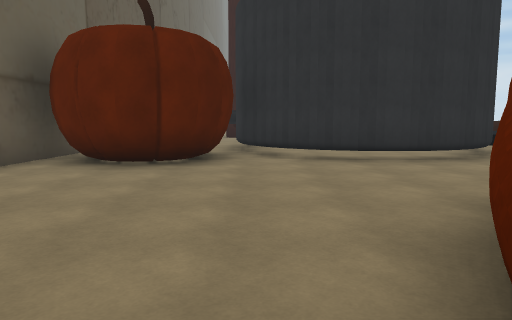
view 1 (above)

24 first-person views from a walk through a Unity game level. The camera is 1.4 m above the floor, tilts 6° down and sees 70° across. The floor is counted in squares, 2 m on a side. Each view is taken from the middle of a square. On the plan, view 1 faces up. The plan holds only what a view shows up to about 11 squares ahead; the rest is blank. The place goes on beyond the plan. The player is left out. Some surface patterns are stand-ins.

view 2
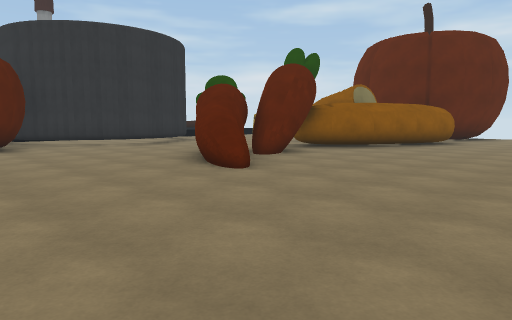

view 3
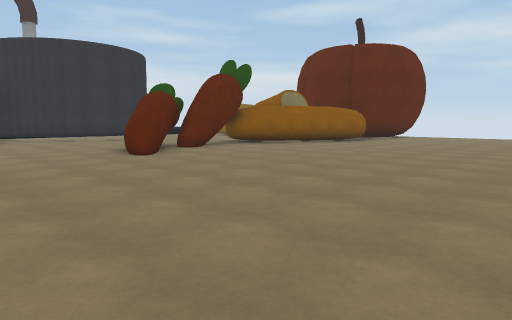

view 4
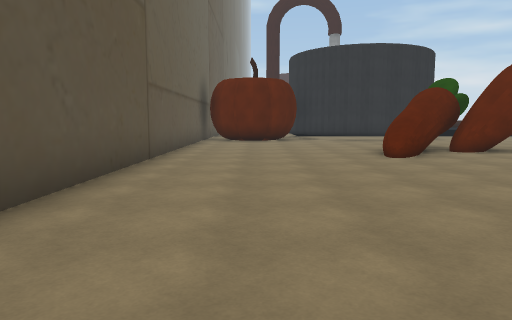

view 5
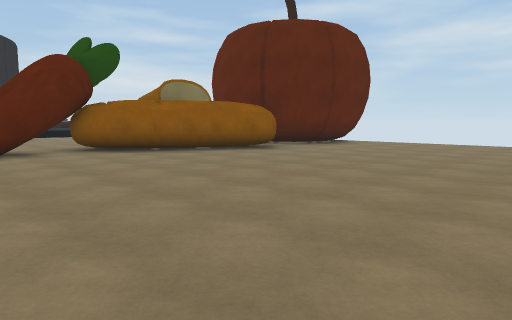

view 6
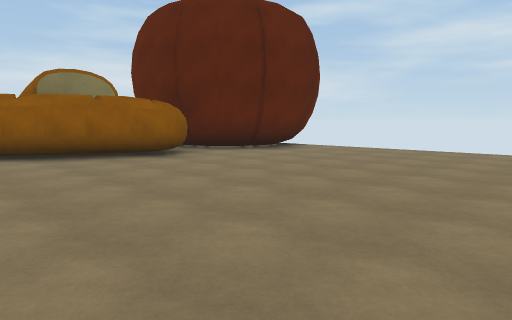

view 7
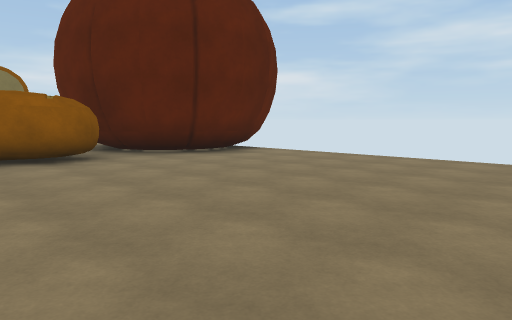

view 8
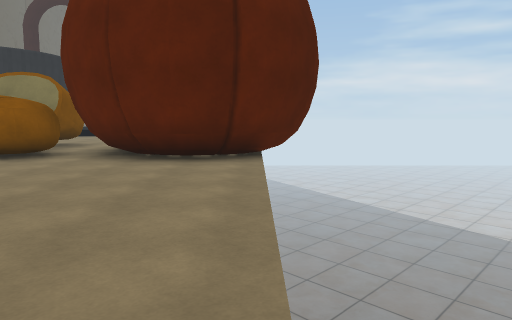

view 9
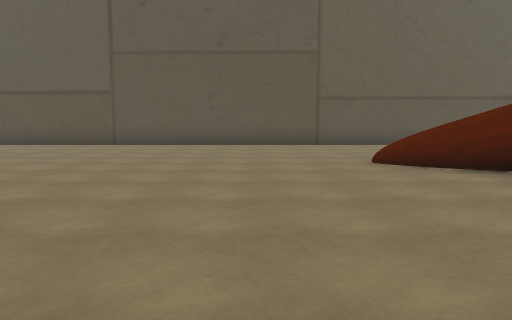

view 10
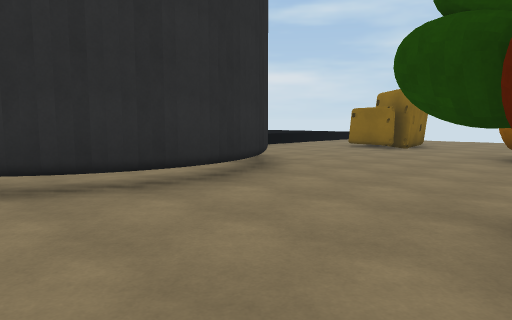

view 11
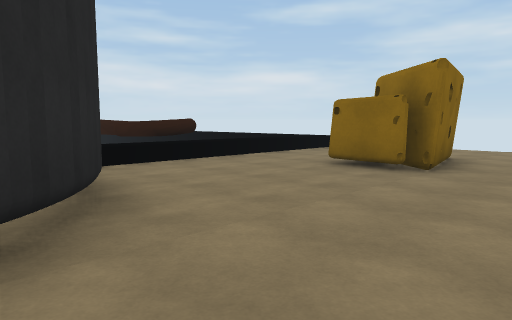

view 12
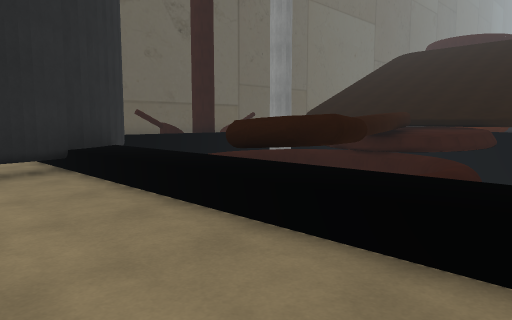

view 13
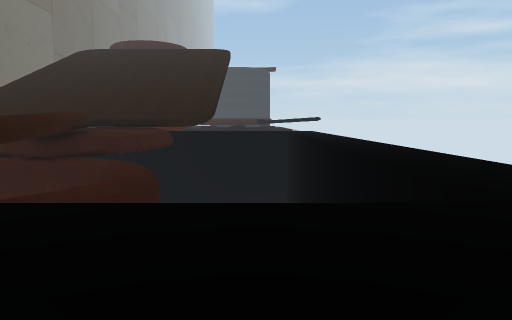

view 14
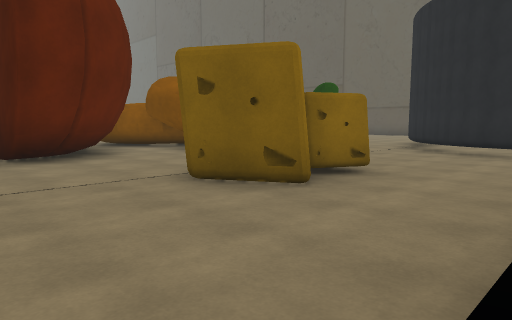

view 15
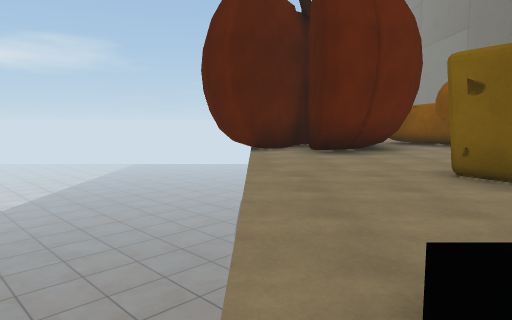

view 16
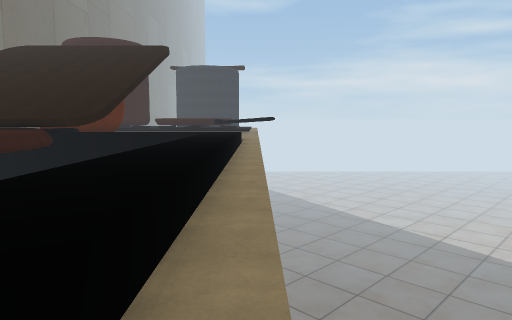

view 17
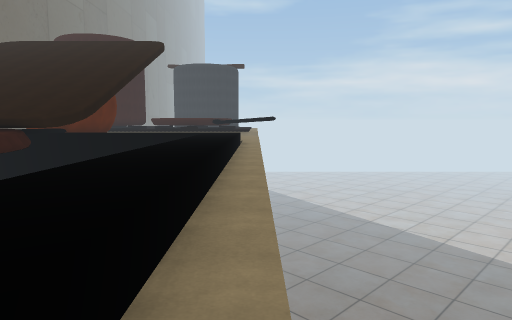

view 18
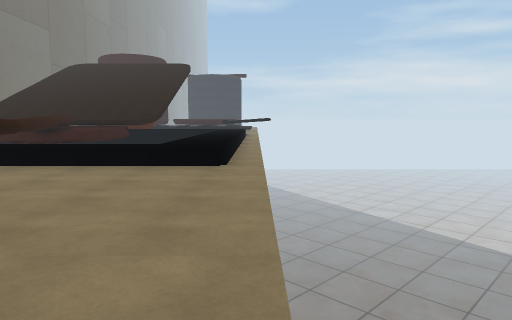

view 19
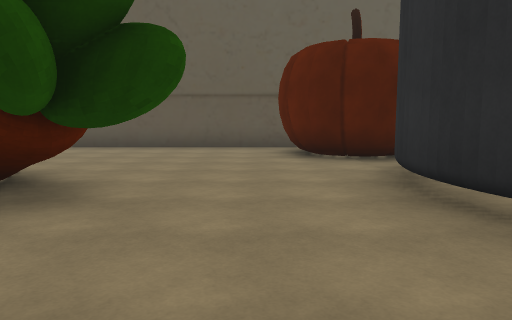

view 20
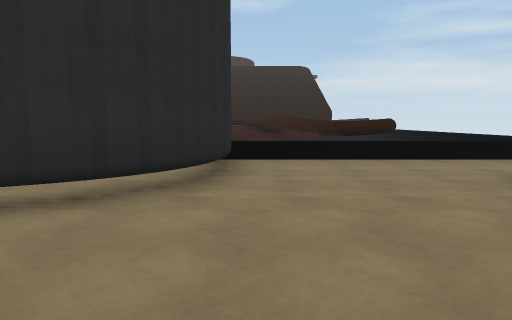

view 21
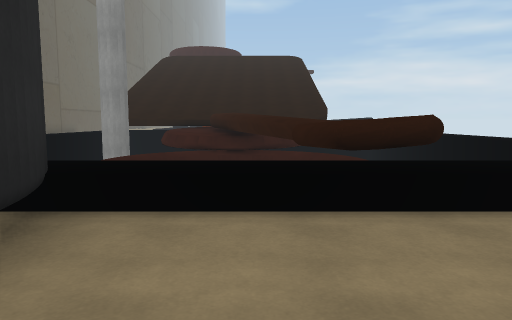

view 22
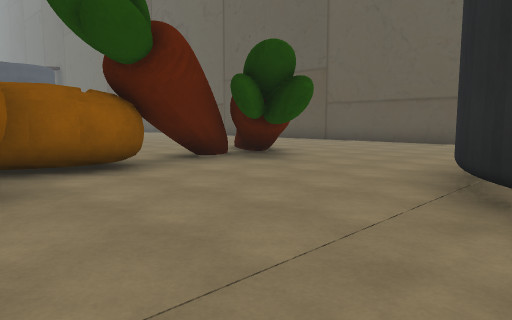

view 23
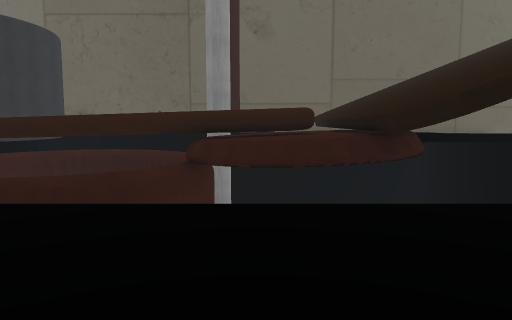

view 24
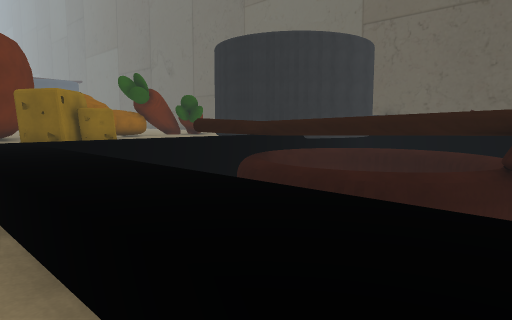

### Floor plan
Key: @ floor where view 1 was taken; # wall or solid block; . floor; = window, fence, low wall or low ledge; ^ raised ledge; v drop or lower ground; T thing the floor can be seen under or through; O other object.
Columns run from 4 left of view 1 to 15 right of it. Each row starts with its distance up from view 1.
 23           ^v     ^.
 22           ####v  ^.
 21        ###^^^#v ^^.
 20         ^^^^^v  ^^.
 19         ^^#^^v  ^^.
 18        #v^##v   ^^.
 17      ^   vv#vv  ^^.
 16      ^  vv #vv  ^^.
 15      ^  v  ##vv ^^.
 14      ^  vv v^v  ^^.
 13        vvvvv^^  ^^.
 12        ^##^^^^^^^^.
 11    ^    ^#^^^^^^^^.
 10    #    .#.........
  9 vOO##....#.........
  8 #  ## ...#....OO...
  7 ####.TTTT....OOO...
  6 v###...............
  5 #..................
  4 #......#....##.##..
  3 #.....TT.TT###.##.#v
  2 #.....TTTTT#########
  1 #....^#...###### ##v
  0 #...@=......#######v
 -1 #..................
 -2 #..................
 -3 #..................
 -4 #..................
 -5 #..................
 -6 #..................
 -7 #.... .........   .

Positions as (right, up) in squares from view 1, and headings:
1: (0, 0), facing up
2: (-3, -4), facing up-right
3: (-3, -7), facing up-right
4: (-2, -7), facing up
5: (2, -7), facing up-right
6: (5, -7), facing up-right
7: (7, -7), facing up-right
8: (14, -7), facing up
9: (7, -2), facing left
10: (0, 3), facing up-right
11: (4, 5), facing up-right
12: (11, 9), facing up-left
13: (11, 10), facing up
14: (14, 11), facing down-left
15: (14, 12), facing down
16: (14, 11), facing up
17: (14, 12), facing up
18: (14, 5), facing up
19: (6, 5), facing left
20: (6, 4), facing up
21: (7, 8), facing up
22: (8, 8), facing down-left
23: (14, 19), facing left
24: (14, 19), facing down-left
